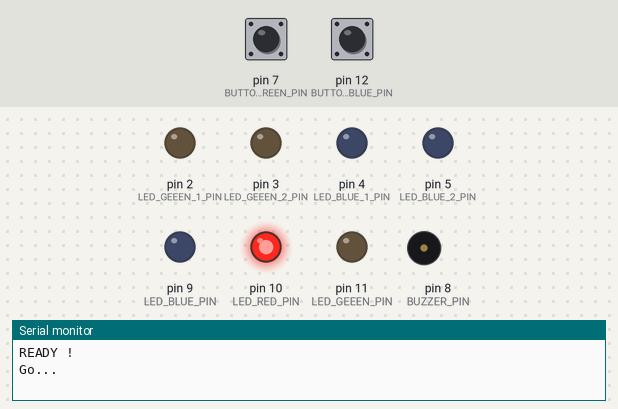
This sketch was run on a simulated Arduino Uno, built with avr-gcc and run on an emulated ATmega328P. Parts: output pins drawn as LEDs (lit = HIGH), buzzer (waves = sounding), the last lines printed to the serial monitor. Inputs (shaded band) come from the test bench; at power-on: pin 7 (BUTTON_GREEN_PIN) HIGH, pin 12 (BUTTON_BLUE_PIN) HIGH. Random numbers use the default seed unless the sketch sets one.

Above: at 2.8 s.
2.9 s: pin 7 (BUTTON_GREEN_PIN) pulled LOW for 0.15 s
At 3.8 s:
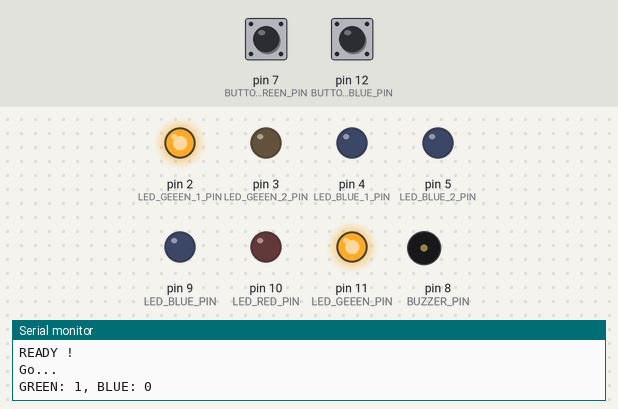
At 4.8 s:
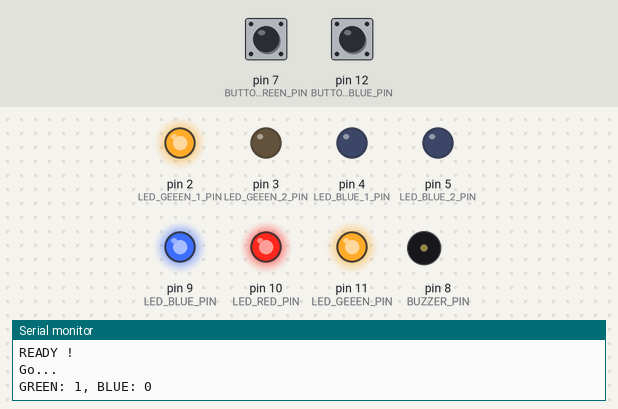
6.0 s: pin 7 (BUTTON_GREEN_PIN) pulled LOW for 3.2 s
At 12.2 s:
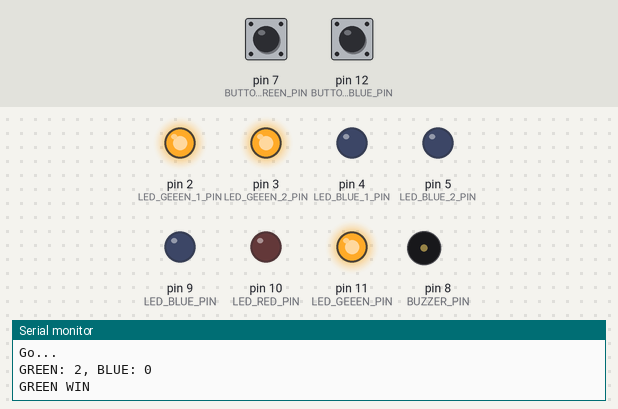
Timing chart, 0 to 13.7 s (numbered marks = the images above; inputs shaded):
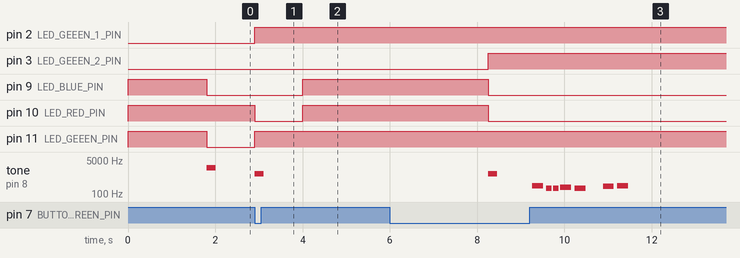

The sketch:

PWM_LED_RGB_QuickAnswer.ino
```cpp
/*
  搶答燈
  遊戲開始:
  1. 燈滅
  2. delay(random(1000, 5000)) -> 亮紅燈
  3. 若下方BUTTON先按 -> 亮綠燈 (停一秒)
  4. 若上方BUTTON先按 -> 亮藍燈 (停一秒)
  5. 從 1 開始
  三戰二勝
  最後透過 Serial.println() 告知藍/綠誰勝利 ?
*/
#include "pitches.h"
#include "mypin.h"

int flag = 0; // 是否是搶答狀態 ?
int gameOver = false; // 遊戲結束
int greenCount = 0;
int blueCount = 0;

// notes in the melody:
int melody[] = {
  NOTE_C4, NOTE_G3, NOTE_G3, NOTE_A3, NOTE_G3, 0, NOTE_B3, NOTE_C4
};

// note durations: 4 = quarter note, 8 = eighth note, etc.:
int noteDurations[] = {
  4, 8, 8, 4, 4, 4, 4, 4
};

void setup() {
  Serial.begin(9600);
  pinMode(LED_RED_PIN, OUTPUT);
  pinMode(LED_GEEEN_PIN, OUTPUT);
  pinMode(LED_BLUE_PIN, OUTPUT);
  pinMode(LED_GEEEN_1_PIN, OUTPUT);
  pinMode(LED_GEEEN_2_PIN, OUTPUT);
  pinMode(LED_BLUE_1_PIN, OUTPUT);
  pinMode(LED_BLUE_2_PIN, OUTPUT);
  pinMode(BUTTON_GREEN_PIN, INPUT);
  pinMode(BUTTON_BLUE_PIN, INPUT);

  // 預設全滅
  ledAllOff();

  Serial.println("READY !");
}

void loop() {
  if (gameOver == false) {
    // 遊戲開始
    play();
    // 判斷贏家
    if (greenCount == WIN_COUNT || blueCount == WIN_COUNT) {
      gameOver = true;
      if (greenCount == WIN_COUNT) {
        Serial.println("GREEN WIN");
      } else {
        Serial.println("BLUE WIN");
      }
      gameOverSong();
    }
  }
  delay(DELAY);
}

void play() {
  if (flag == 0) {
    ledAllOff();
    delay(random(1000, 5000));
    ledRedOn();
    tone(BUZZER_PIN, 2000, 200);
    Serial.println("Go...");
    flag = 1;
  }

  if (digitalRead(BUTTON_GREEN_PIN) == LOW && flag == 1) {
    flag = 0;
    greenCount++;
    ledGreenOn();
    tone(BUZZER_PIN, 1000, 200);
    printScore();
    delay(1000);
  }

  if (digitalRead(BUTTON_BLUE_PIN) == LOW && flag == 1) {
    flag = 0;
    blueCount++;
    ledBlueOn();
    tone(BUZZER_PIN, 1000, 200);

    printScore();
    delay(1000);
  }

}

void printScore() {
  Serial.print("GREEN: ");
  Serial.print(greenCount);
  Serial.print(", BLUE: ");
  Serial.println(blueCount);
}

void ledAllOff() {
  analogWrite(LED_RED_PIN, 255);
  analogWrite(LED_GEEEN_PIN, 255);
  analogWrite(LED_BLUE_PIN, 255);
}

void ledRedOn() {
  analogWrite(LED_RED_PIN, 255);
  analogWrite(LED_GEEEN_PIN, 0);
  analogWrite(LED_BLUE_PIN, 0);
}

void ledGreenOn() {
  // 亮RGB綠燈
  analogWrite(LED_RED_PIN, 0);
  analogWrite(LED_GEEEN_PIN, 255);
  analogWrite(LED_BLUE_PIN, 0);
  // 亮LED綠燈
  if(greenCount == 1) {
    digitalWrite(LED_GEEEN_1_PIN, HIGH); // 亮第一個綠燈
  } else if(greenCount == 2) {
    digitalWrite(LED_GEEEN_2_PIN, HIGH); // 亮第二個綠燈
  }
}

void ledBlueOn() {
  // 亮RGB藍燈
  analogWrite(LED_RED_PIN, 0);
  analogWrite(LED_GEEEN_PIN, 0);
  analogWrite(LED_BLUE_PIN, 255);
  // 亮LED藍燈
  if(blueCount == 1) {
    digitalWrite(LED_BLUE_1_PIN, HIGH); // 亮第一個藍燈
  } else if(blueCount == 2) {
    digitalWrite(LED_BLUE_2_PIN, HIGH); // 亮第二個藍燈
  }
}

void gameOverSong() {
  // iterate over the notes of the melody:
  for (int thisNote = 0; thisNote < 8; thisNote++) {

    // to calculate the note duration, take one second divided by the note type.
    //e.g. quarter note = 1000 / 4, eighth note = 1000/8, etc.
    int noteDuration = 1000 / noteDurations[thisNote];
    tone(BUZZER_PIN, melody[thisNote], noteDuration);

    // to distinguish the notes, set a minimum time between them.
    // the note's duration + 30% seems to work well:
    int pauseBetweenNotes = noteDuration * 1.30;
    delay(pauseBetweenNotes);
    // stop the tone playing:
    noTone(BUZZER_PIN);
  }
}
```

mypin.h
```cpp
#define LED_BLUE_PIN     9    // LED BLUE   燈的接腳( 9 = PIN(PWM))
#define LED_RED_PIN      10   // LED RED    燈的接腳(10 = PIN(PWM))
#define LED_GEEEN_PIN    11   // LED GEEEN  燈的接腳(11 = PIN(PWM))
#define BUTTON_GREEN_PIN 7    // 搶答按鈕的接腳(PIN)
#define BUTTON_BLUE_PIN  12   // 搶答按鈕的接腳(PIN)
#define BUZZER_PIN       8    // Buzzer的接腳(PIN)
#define LED_GEEEN_1_PIN  2    // GEEEN_1_PIN
#define LED_GEEEN_2_PIN  3    // GEEEN_2_PIN
#define LED_BLUE_1_PIN   4    // BLUE_1_PIN
#define LED_BLUE_2_PIN   5    // BLUE_2_PIN

#define DELAY            100  // 暫停時間 ms
#define WIN_COUNT        2    // 贏家次數
```

pitches.h
```cpp
/*************************************************
   Public Constants
 *************************************************/

#define NOTE_B0  31
#define NOTE_C1  33
#define NOTE_CS1 35
#define NOTE_D1  37
#define NOTE_DS1 39
#define NOTE_E1  41
#define NOTE_F1  44
#define NOTE_FS1 46
#define NOTE_G1  49
#define NOTE_GS1 52
#define NOTE_A1  55
#define NOTE_AS1 58
#define NOTE_B1  62
#define NOTE_C2  65
#define NOTE_CS2 69
#define NOTE_D2  73
#define NOTE_DS2 78
#define NOTE_E2  82
#define NOTE_F2  87
#define NOTE_FS2 93
#define NOTE_G2  98
#define NOTE_GS2 104
#define NOTE_A2  110
#define NOTE_AS2 117
#define NOTE_B2  123
#define NOTE_C3  131
#define NOTE_CS3 139
#define NOTE_D3  147
#define NOTE_DS3 156
#define NOTE_E3  165
#define NOTE_F3  175
#define NOTE_FS3 185
#define NOTE_G3  196
#define NOTE_GS3 208
#define NOTE_A3  220
#define NOTE_AS3 233
#define NOTE_B3  247
#define NOTE_C4  262
#define NOTE_CS4 277
#define NOTE_D4  294
#define NOTE_DS4 311
#define NOTE_E4  330
#define NOTE_F4  349
#define NOTE_FS4 370
#define NOTE_G4  392
#define NOTE_GS4 415
#define NOTE_A4  440
#define NOTE_AS4 466
#define NOTE_B4  494
#define NOTE_C5  523
#define NOTE_CS5 554
#define NOTE_D5  587
#define NOTE_DS5 622
#define NOTE_E5  659
#define NOTE_F5  698
#define NOTE_FS5 740
#define NOTE_G5  784
#define NOTE_GS5 831
#define NOTE_A5  880
#define NOTE_AS5 932
#define NOTE_B5  988
#define NOTE_C6  1047
#define NOTE_CS6 1109
#define NOTE_D6  1175
#define NOTE_DS6 1245
#define NOTE_E6  1319
#define NOTE_F6  1397
#define NOTE_FS6 1480
#define NOTE_G6  1568
#define NOTE_GS6 1661
#define NOTE_A6  1760
#define NOTE_AS6 1865
#define NOTE_B6  1976
#define NOTE_C7  2093
#define NOTE_CS7 2217
#define NOTE_D7  2349
#define NOTE_DS7 2489
#define NOTE_E7  2637
#define NOTE_F7  2794
#define NOTE_FS7 2960
#define NOTE_G7  3136
#define NOTE_GS7 3322
#define NOTE_A7  3520
#define NOTE_AS7 3729
#define NOTE_B7  3951
#define NOTE_C8  4186
#define NOTE_CS8 4435
#define NOTE_D8  4699
#define NOTE_DS8 4978
```

Measured:
- after the input at 2.9 s, pin 2 (LED_GEEEN_1_PIN), pin 11 (LED_GEEEN_PIN): LOW → HIGH at once; pin 9 (LED_BLUE_PIN): LOW → HIGH after 1.1 s; pin 10 (LED_RED_PIN): HIGH → LOW at once, → HIGH 1.1 s later; tone on pin 8 (BUZZER_PIN): silent → 1000 Hz at once, → silent 0.20 s later
- after the input at 6.0 s, pin 3 (LED_GEEEN_2_PIN): LOW → HIGH after 2.3 s; pin 10 (LED_RED_PIN): HIGH → LOW after 2.3 s
